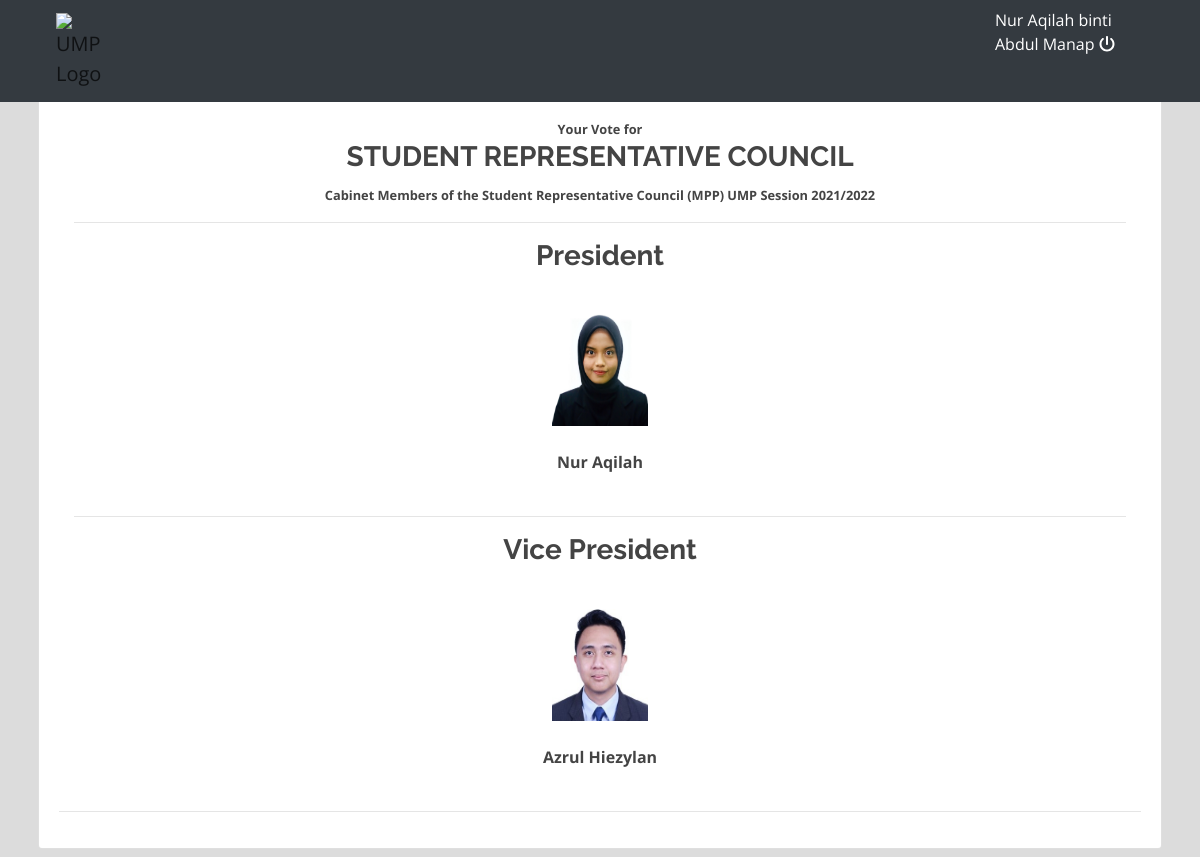
/voting.php?page=view_vote (signed in), run on the app's committed database.
### tables this page shows
CREATE TABLE `category_list` (
  `id` int(30) NOT NULL,
  `category` text NOT NULL
);

CREATE TABLE `votes` (
  `id` int(30) NOT NULL,
  `voting_id` int(30) NOT NULL,
  `category_id` int(30) NOT NULL,
  `voting_opt_id` int(30) NOT NULL,
  `user_id` int(30) NOT NULL
);

CREATE TABLE `voting_opt` (
  `id` int(30) NOT NULL,
  `voting_id` int(30) NOT NULL,
  `category_id` int(30) NOT NULL,
  `image_path` text NOT NULL,
  `opt_txt` text NOT NULL
);

### view_vote.php (the view, shortened to what this page needs)
<?php include('db_connect.php');?>
<?php
	$mvotes = $conn->query("SELECT * FROM votes where voting_id = $id and user_id = ".$_SESSION['login_id']." ");
	$vote_arr = array();
	while($row=$mvotes->fetch_assoc()){
		$vote_arr[$row['category_id']][] = $row;
	}
	$opts = $conn->query("SELECT * FROM voting_opt where voting_id=".$id);
	$opt_arr = array();
	while($row=$opts->fetch_assoc()){
		$opt_arr[$row['id']] = $row;
	}
?>
<div class="container-fluid">
	<div class="col-lg-12">
		<div class="row">
			<div class="col-md-12">
				<a class="btn btn-primary btn-sm  col-md-2 float-right" href="voting.php?page=home">View Poll</a>
			</div>
		</div>
		<div class="card">
			<div class="card-body">
				<div class="col-lg-12">
					<div class="text-center">
						<small><b>Your Vote for</b></small>
						<h3><b><?php echo $title ?></b></h3>
						<small><b><?php echo $description; ?></b></small>
					</div>
					<?php
					$cats = $conn->query("SELECT * FROM category_list where id in (SELECT category_id from voting_opt where voting_id = '".$id."' )");
					while($row = $cats->fetch_assoc()):
					?>
						<hr>
						<div class="row mb-4">
							<div class="col-md-12">
									<div class="text-center">
										<h3><b><?php echo $row['category'] ?></b></h3>
									</div>
							</div>
						</div>
						<div class="row mt-3">
						<?php
						foreach ($vote_arr[$row['id']] as $voted) {
						?>
							<div class="candidate" style="position: relative;">
								<div class="item">
								<div style="display: flex">
									<img src="assets/img/<?php echo $opt_arr[$voted['voting_opt_id']]['image_path'] ?>" alt="">
								</div>
								<br>
								<div class="text-center">
									<large class="text-center"><b><?php echo ucwords($opt_arr[$voted['voting_opt_id']]['opt_txt']) ?></b></large>
								</div>
								</div>
							</div>
						<?php } ?>
						</div>
					<?php endwhile; ?>
				</div>
				<hr>
			</div>
		</div>
	</div>
</div>

### voting.php (shortened to what this page needs)
<!DOCTYPE html>
<html lang="en">
<head>
<?php
 include('./header.php');
 ?>
</head>
<body>
	<?php include 'topbar.php' ?>
  <main id="view-panel" >
      <?php $page = isset($_GET['page']) ? $_GET['page'] :'vote_sheet'; ?>
  	<?php include $page.'.php' ?>
  </main>
</body>
</html>

### header.php (shortened to what this page needs)
  <link rel="stylesheet" href="assets/font-awesome/css/all.min.css">
<link href="assets/vendor/bootstrap/css/bootstrap.min.css" rel="stylesheet">
<link href="assets/vendor/icofont/icofont.min.css" rel="stylesheet">
<link href="assets/vendor/boxicons/css/boxicons.min.css" rel="stylesheet">
<link href="assets/vendor/venobox/venobox.css" rel="stylesheet">
<link href="assets/vendor/animate.css/animate.min.css" rel="stylesheet">
<link href="assets/vendor/remixicon/remixicon.css" rel="stylesheet">
<link href="assets/vendor/owl.carousel/assets/owl.carousel.min.css" rel="stylesheet">
<link href="assets/vendor/bootstrap-datepicker/css/bootstrap-datepicker.min.css" rel="stylesheet">
<link href="assets/DataTables/datatables.min.css" rel="stylesheet">
<link href="assets/css/style.css" rel="stylesheet">
<link type="text/css" rel="stylesheet" href="assets/css/jquery-te-1.4.0.css">

### topbar.php (shortened to what this page needs)
<nav class="navbar navbar-dark bg-dark fixed-top " style="padding:0;">
  <div class="container-fluid mt-2 mb-2">
  	<div class="col-lg-12">
  		<div class="col-md-1 float-left" style="display: flex;">
  			<div class="logo">
				<img src="Logo UMP-Official.png" alt="UMP Logo" style="width:100%">
  			</div>
  		</div>
	  	<div class="col-md-2 float-right text-white">
	  		<a href="ajax.php?action=logout" class="text-white"><?php echo $_SESSION['login_name'] ?> <i class="fa fa-power-off"></i></a>
	    </div>
    </div>
  </div>
</nav>

### assets/css/style.css (style rules this page uses)
body { font-family: "Open Sans", sans-serif; color: #444444; width: 100%; height: calc(100%); }
a { color: #1977cc; }
h1, h2, h3, h4, h5, h6 { font-family: "Raleway", sans-serif; }
main#view-panel { margin-left: 250px; width:calc(100% - 250px); margin-top: 3.5rem; padding: .5em }

### voting.php (style rules this page uses)
body { background: #80808045; }
main { margin-left: unset !important; width: calc(100%) !important }

### topbar.php (style rules this page uses)
.logo { margin: auto; font-size: 20px; padding: 5px 11px; border-radius: 50% 50%; color: #000000b3; }

### view_vote.php (style rules this page uses)
.candidate { margin: auto; width: 16vw; padding: 10px; border-radius: 3px; margin-bottom: 1em }
.candidate img { height: 14vh; width: 8vw; margin: auto; }

### data on the page
category_list: category "President"
votes: voting_opt.image_path (picture), voting_opt.opt_txt "Nur Aqilah"
category_list: category "Vice President"
votes: voting_opt.image_path (picture), voting_opt.opt_txt "Azrul Hiezylan"

### other printed values
$_SESSION['login_name'] "Nur Aqilah binti Abdul Manap"
$title "STUDENT REPRESENTATIVE COUNCIL"
$description "Cabinet Members of the Student Representative Council (MPP) UMP Session 2021/2022"
